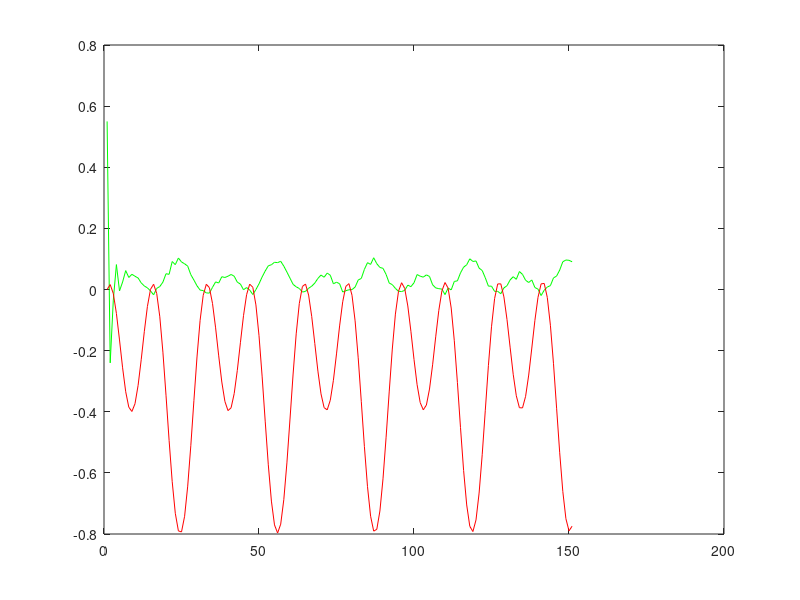

MATLAB code for this plot:
clear;clc;
a1= -2.0388;
a2= -(-0.9808);
b1=0.7070;
b2=0.2356;

Data=textread('hw6Data.txt','%f');
y=zeros(1,length(Data)/2);
u=zeros(1,length(Data)/2);
k=1;
for i=1:length(Data)
    if mod(i,2)==0
        u(k)=Data(i);
        k=k+1;
    else
        y(k)=Data(i);
    end
end

yy(1)=y(1);
yy(2)=y(2);
for k=3:151
    yy(k)=-a1*yy(k-1)-a2*yy(k-2)+b1*u(k-1)+b2*u(k-2);
end

plot(u,'g');
hold on;
plot(y,'r');